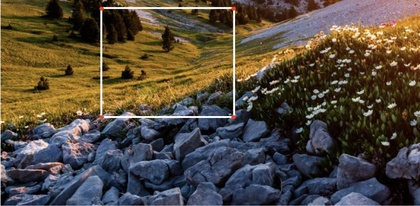
%> input picture images/mosaique2-1.jpeg, 420 x 206 px, shrunk from 1111 x 545 before the run
$ octave mainMosaique.m   (GNU Octave 9; MATLAB toolbox functions it lacks are replaced by stand-ins)
%> lines starting %> are read from the running program, lines starting %| are printed output that depends on the picture
%% SALLMONE Armela, KEGL Noémie & MONY Alexandra
%clear; close all; clc;

%% Chargement des Images Sources
img1 = double(imread('images/mosaique2-1.jpeg'));
img3 = double(imread('images/mosaique2-2.jpeg'));
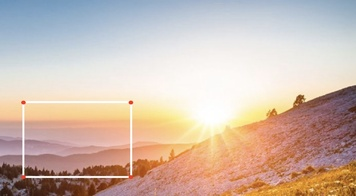
%> input picture images/mosaique2-2.jpeg, 356 x 196 px, shrunk from 941 x 518 before the run
img2 = double(imread('images/mosaique2-3.jpeg'));
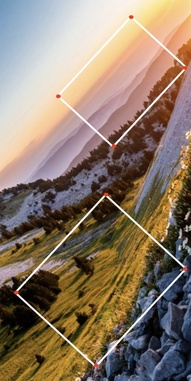
%> input picture images/mosaique2-3.jpeg, 191 x 381 px, shrunk from 504 x 1008 before the run


%% Image plus sombre
facteur = 0.5;
% Diminuer la luminosité
img3 = img3 * facteur;
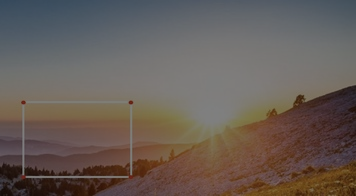
%> img3: size 196x356x3 double; mean R, G, B 103.3, 93.1, 86.8

%% Image bruitée (avec une bruit gaussien)
% Définir les paramètres du bruit gaussien
mean = 0;
variance = 1000;

% Générer le bruit gaussien
bruit_gaussien = sqrt(variance) * randn(size(img3)) + mean;

% Ajouter le bruit à l'image
img3 = img3 + bruit_gaussien;
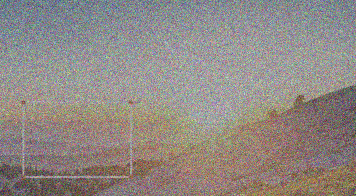
%> img3: size 196x356x3 double; mean R, G, B 103.1, 93.1, 86.8; drawn with min black and max white

%% Affichage des Images Sources
figure;
subplot(2, 2, 1);
imshow(uint8(img1));
title('Image 1');

subplot(2, 2, 2);
imshow(uint8(img2));
title('Image 2');

subplot(2, 2, 3);
imshow(uint8(img3));
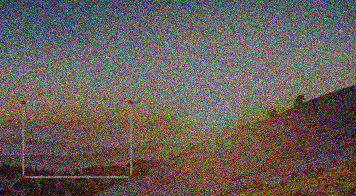
%> displayed picture: size 196x356x3, on the screen's scale of 0 to 255; mean R, G, B 103.2, 93.4, 87.3
title('Image 3');


%% Sélection de Points Correspondants sur Chaque Image
n = 4; % Nombre de points à capturer pour chaque image

subplot(2, 2, 1);
%> (the run ends here)
